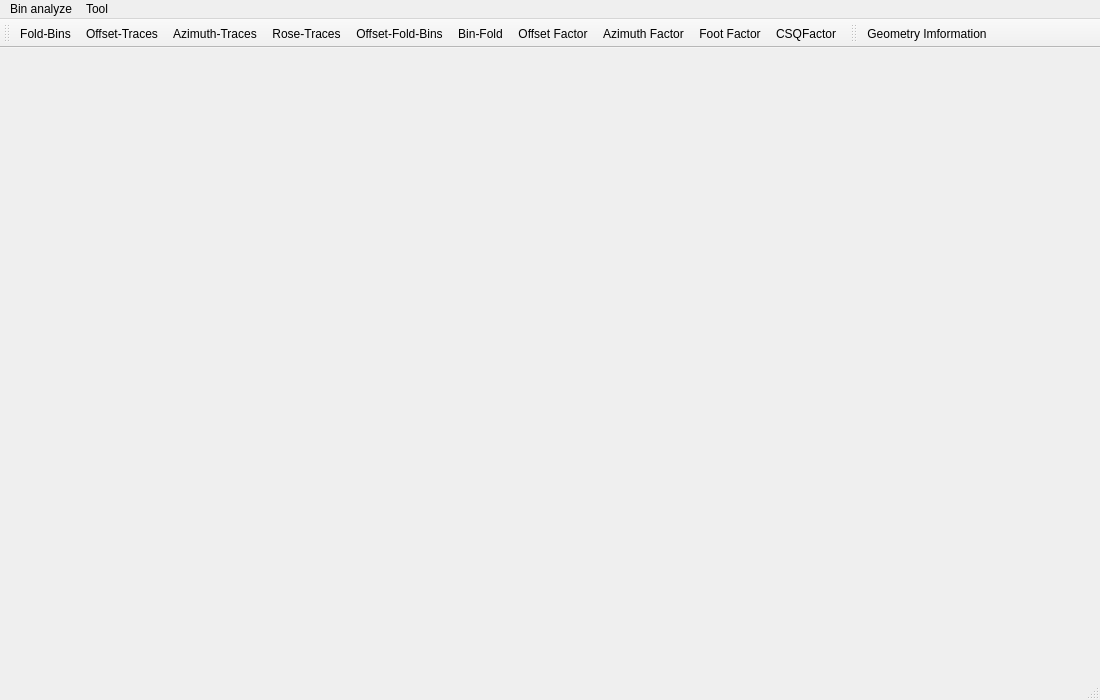
<?xml version="1.0" encoding="UTF-8"?>
<ui version="4.0">
 <class>analyzebinformClass</class>
 <widget class="QMainWindow" name="analyzebinformClass">
  <property name="windowModality">
   <enum>Qt::ApplicationModal</enum>
  </property>
  <property name="geometry">
   <rect>
    <x>0</x>
    <y>0</y>
    <width>1100</width>
    <height>700</height>
   </rect>
  </property>
  <property name="mouseTracking">
   <bool>true</bool>
  </property>
  <property name="acceptDrops">
   <bool>true</bool>
  </property>
  <property name="windowTitle">
   <string>analyzebinform</string>
  </property>
  <property name="autoFillBackground">
   <bool>true</bool>
  </property>
  <widget class="QWidget" name="centralWidget"/>
  <widget class="QMenuBar" name="menuBar">
   <property name="geometry">
    <rect>
     <x>0</x>
     <y>0</y>
     <width>1100</width>
     <height>22</height>
    </rect>
   </property>
   <widget class="QMenu" name="menuBin_analyze">
    <property name="title">
     <string>Bin analyze</string>
    </property>
    <addaction name="Fold_Bins"/>
    <addaction name="Offset_Traces"/>
    <addaction name="Azimuth_Traces"/>
    <addaction name="Rose_Traces"/>
    <addaction name="Offset_Fold_Bins"/>
    <addaction name="Bin_Fold"/>
    <addaction name="actionOffsetFactor"/>
    <addaction name="actionAzimuthFactor"/>
    <addaction name="actionFootFactor"/>
    <addaction name="actionCSQFactor"/>
    <addaction name="actionGeometryImformation"/>
   </widget>
   <widget class="QMenu" name="menuTool">
    <property name="title">
     <string>Tool</string>
    </property>
    <addaction name="Show_next_point"/>
    <addaction name="Show_previous_point"/>
   </widget>
   <addaction name="menuBin_analyze"/>
   <addaction name="menuTool"/>
  </widget>
  <widget class="QToolBar" name="mainToolBar">
   <attribute name="toolBarArea">
    <enum>TopToolBarArea</enum>
   </attribute>
   <attribute name="toolBarBreak">
    <bool>false</bool>
   </attribute>
   <addaction name="Fold_Bins"/>
   <addaction name="Offset_Traces"/>
   <addaction name="Azimuth_Traces"/>
   <addaction name="Rose_Traces"/>
   <addaction name="Offset_Fold_Bins"/>
   <addaction name="Bin_Fold"/>
   <addaction name="actionOffsetFactor"/>
   <addaction name="actionAzimuthFactor"/>
   <addaction name="actionFootFactor"/>
   <addaction name="actionCSQFactor"/>
  </widget>
  <widget class="QStatusBar" name="statusBar"/>
  <widget class="QToolBar" name="toolBar">
   <property name="windowTitle">
    <string>toolBar</string>
   </property>
   <attribute name="toolBarArea">
    <enum>TopToolBarArea</enum>
   </attribute>
   <attribute name="toolBarBreak">
    <bool>false</bool>
   </attribute>
   <addaction name="actionGeometryImformation"/>
  </widget>
  <action name="Fold_Bins">
   <property name="icon">
    <iconset resource="datareconstruction.qrc">
     <normaloff>:/DataReconstruction/Resources/foldVSBINS.PNG</normaloff>:/DataReconstruction/Resources/foldVSBINS.PNG</iconset>
   </property>
   <property name="text">
    <string>Fold-Bins</string>
   </property>
  </action>
  <action name="Offset_Traces">
   <property name="icon">
    <iconset resource="datareconstruction.qrc">
     <normaloff>:/DataReconstruction/Resources/offsetVStraces.PNG</normaloff>:/DataReconstruction/Resources/offsetVStraces.PNG</iconset>
   </property>
   <property name="text">
    <string>Offset-Traces</string>
   </property>
  </action>
  <action name="Azimuth_Traces">
   <property name="icon">
    <iconset resource="datareconstruction.qrc">
     <normaloff>:/DataReconstruction/Resources/azimuthVStraces.PNG</normaloff>:/DataReconstruction/Resources/azimuthVStraces.PNG</iconset>
   </property>
   <property name="text">
    <string>Azimuth-Traces</string>
   </property>
  </action>
  <action name="Rose_Traces">
   <property name="icon">
    <iconset resource="datareconstruction.qrc">
     <normaloff>:/DataReconstruction/Resources/rose.PNG</normaloff>:/DataReconstruction/Resources/rose.PNG</iconset>
   </property>
   <property name="text">
    <string>Rose-Traces</string>
   </property>
  </action>
  <action name="Offset_Fold_Bins">
   <property name="icon">
    <iconset resource="datareconstruction.qrc">
     <normaloff>:/DataReconstruction/Resources/offsetVSfold-bins.PNG</normaloff>:/DataReconstruction/Resources/offsetVSfold-bins.PNG</iconset>
   </property>
   <property name="text">
    <string>Offset-Fold-Bins</string>
   </property>
  </action>
  <action name="Bin_Fold">
   <property name="icon">
    <iconset resource="datareconstruction.qrc">
     <normaloff>:/DataReconstruction/Resources/binfold.png</normaloff>:/DataReconstruction/Resources/binfold.png</iconset>
   </property>
   <property name="text">
    <string>Bin-Fold</string>
   </property>
  </action>
  <action name="Show_next_point">
   <property name="enabled">
    <bool>false</bool>
   </property>
   <property name="text">
    <string>Show next point</string>
   </property>
  </action>
  <action name="Show_previous_point">
   <property name="enabled">
    <bool>false</bool>
   </property>
   <property name="text">
    <string>Show previous point</string>
   </property>
  </action>
  <action name="actionOffsetFactor">
   <property name="icon">
    <iconset resource="datareconstruction.qrc">
     <normaloff>:/DataReconstruction/Resources/Offset_Nonuniform.png</normaloff>:/DataReconstruction/Resources/Offset_Nonuniform.png</iconset>
   </property>
   <property name="text">
    <string>Offset Factor</string>
   </property>
  </action>
  <action name="actionAzimuthFactor">
   <property name="icon">
    <iconset resource="datareconstruction.qrc">
     <normaloff>:/DataReconstruction/Resources/AzimuthNonfor.png</normaloff>:/DataReconstruction/Resources/AzimuthNonfor.png</iconset>
   </property>
   <property name="text">
    <string>Azimuth Factor</string>
   </property>
  </action>
  <action name="actionFootFactor">
   <property name="icon">
    <iconset resource="datareconstruction.qrc">
     <normaloff>:/DataReconstruction/Resources/foot_factor.png</normaloff>:/DataReconstruction/Resources/foot_factor.png</iconset>
   </property>
   <property name="text">
    <string>Foot Factor</string>
   </property>
  </action>
  <action name="actionCSQFactor">
   <property name="icon">
    <iconset resource="datareconstruction.qrc">
     <normaloff>:/DataReconstruction/Resources/CSQF.png</normaloff>:/DataReconstruction/Resources/CSQF.png</iconset>
   </property>
   <property name="text">
    <string>CSQFactor</string>
   </property>
  </action>
  <action name="actionGeometryImformation">
   <property name="icon">
    <iconset resource="datareconstruction.qrc">
     <normaloff>:/DataReconstruction/Resources/Surveyinfos.png</normaloff>:/DataReconstruction/Resources/Surveyinfos.png</iconset>
   </property>
   <property name="text">
    <string>Geometry Imformation</string>
   </property>
  </action>
 </widget>
 <layoutdefault spacing="6" margin="11"/>
 <resources>
  <include location="../../../../resources/qt/datareconstruction.qrc"/>
 </resources>
 <connections/>
</ui>
